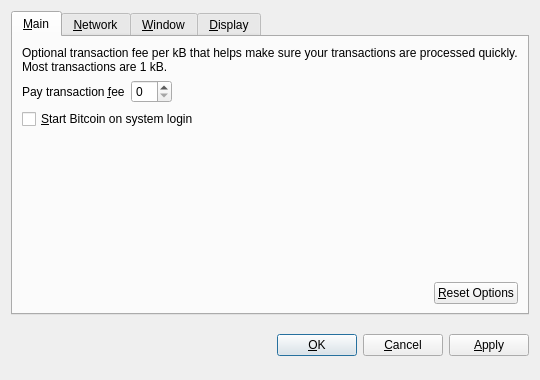
<?xml version="1.0" encoding="UTF-8"?>
<ui version="4.0">
 <class>OptionsDialog</class>
 <widget class="QDialog" name="OptionsDialog">
  <property name="geometry">
   <rect>
    <x>0</x>
    <y>0</y>
    <width>540</width>
    <height>380</height>
   </rect>
  </property>
  <property name="windowTitle">
   <string>Options</string>
  </property>
  <property name="modal">
   <bool>true</bool>
  </property>
  <layout class="QVBoxLayout" name="verticalLayout">
   <item>
    <widget class="QTabWidget" name="tabWidget">
     <property name="tabPosition">
      <enum>QTabWidget::North</enum>
     </property>
     <property name="currentIndex">
      <number>0</number>
     </property>
     <widget class="QWidget" name="tabMain">
      <attribute name="title">
       <string>&amp;Main</string>
      </attribute>
      <layout class="QVBoxLayout" name="verticalLayout_Main">
       <item>
        <widget class="QLabel" name="transactionFeeInfoLabel">
         <property name="text">
          <string>Optional transaction fee per kB that helps make sure your transactions are processed quickly. Most transactions are 1 kB.</string>
         </property>
         <property name="textFormat">
          <enum>Qt::PlainText</enum>
         </property>
         <property name="wordWrap">
          <bool>true</bool>
         </property>
        </widget>
       </item>
       <item>
        <layout class="QHBoxLayout" name="horizontalLayout_1_Main">
         <item>
          <widget class="QLabel" name="transactionFeeLabel">
           <property name="text">
            <string>Pay transaction &amp;fee</string>
           </property>
           <property name="textFormat">
            <enum>Qt::PlainText</enum>
           </property>
           <property name="buddy">
            <cstring>transactionFee</cstring>
           </property>
          </widget>
         </item>
         <item>
          <widget class="BitcoinAmountField" name="transactionFee"/>
         </item>
         <item>
          <spacer name="horizontalSpacer_1_Main">
           <property name="orientation">
            <enum>Qt::Horizontal</enum>
           </property>
           <property name="sizeHint" stdset="0">
            <size>
             <width>40</width>
             <height>20</height>
            </size>
           </property>
          </spacer>
         </item>
        </layout>
       </item>
       <item>
        <widget class="QCheckBox" name="bitcoinAtStartup">
         <property name="toolTip">
          <string>Automatically start Bitcoin after logging in to the system.</string>
         </property>
         <property name="text">
          <string>&amp;Start Bitcoin on system login</string>
         </property>
        </widget>
       </item>
       <item>
        <spacer name="verticalSpacer_Main">
         <property name="orientation">
          <enum>Qt::Vertical</enum>
         </property>
         <property name="sizeHint" stdset="0">
          <size>
           <width>20</width>
           <height>40</height>
          </size>
         </property>
        </spacer>
       </item>
       <item>
        <layout class="QHBoxLayout" name="horizontalLayout_2_Main">
         <item>
          <spacer name="horizontalSpacer_2_Main">
           <property name="orientation">
            <enum>Qt::Horizontal</enum>
           </property>
           <property name="sizeHint" stdset="0">
            <size>
             <width>40</width>
             <height>20</height>
            </size>
           </property>
          </spacer>
         </item>
         <item>
          <widget class="QPushButton" name="resetButton">
           <property name="toolTip">
            <string>Reset all client options to default.</string>
           </property>
           <property name="text">
            <string>&amp;Reset Options</string>
           </property>
           <property name="autoDefault">
            <bool>false</bool>
           </property>
          </widget>
         </item>
        </layout>
       </item>
      </layout>
     </widget>
     <widget class="QWidget" name="tabNetwork">
      <attribute name="title">
       <string>&amp;Network</string>
      </attribute>
      <layout class="QVBoxLayout" name="verticalLayout_Network">
       <item>
        <widget class="QCheckBox" name="mapPortUpnp">
         <property name="toolTip">
          <string>Automatically open the Bitcoin client port on the router. This only works when your router supports UPnP and it is enabled.</string>
         </property>
         <property name="text">
          <string>Map port using &amp;UPnP</string>
         </property>
        </widget>
       </item>
       <item>
        <widget class="QCheckBox" name="connectSocks">
         <property name="toolTip">
          <string>Connect to the Bitcoin network through a SOCKS proxy (e.g. when connecting through Tor).</string>
         </property>
         <property name="text">
          <string>&amp;Connect through SOCKS proxy:</string>
         </property>
        </widget>
       </item>
       <item>
        <layout class="QHBoxLayout" name="horizontalLayout_Network">
         <item>
          <widget class="QLabel" name="proxyIpLabel">
           <property name="text">
            <string>Proxy &amp;IP:</string>
           </property>
           <property name="textFormat">
            <enum>Qt::PlainText</enum>
           </property>
           <property name="buddy">
            <cstring>proxyIp</cstring>
           </property>
          </widget>
         </item>
         <item>
          <widget class="QValidatedLineEdit" name="proxyIp">
           <property name="maximumSize">
            <size>
             <width>140</width>
             <height>16777215</height>
            </size>
           </property>
           <property name="toolTip">
            <string>IP address of the proxy (e.g. 127.0.0.1)</string>
           </property>
          </widget>
         </item>
         <item>
          <widget class="QLabel" name="proxyPortLabel">
           <property name="text">
            <string>&amp;Port:</string>
           </property>
           <property name="textFormat">
            <enum>Qt::PlainText</enum>
           </property>
           <property name="buddy">
            <cstring>proxyPort</cstring>
           </property>
          </widget>
         </item>
         <item>
          <widget class="QLineEdit" name="proxyPort">
           <property name="maximumSize">
            <size>
             <width>55</width>
             <height>16777215</height>
            </size>
           </property>
           <property name="toolTip">
            <string>Port of the proxy (e.g. 9050)</string>
           </property>
          </widget>
         </item>
         <item>
          <widget class="QLabel" name="socksVersionLabel">
           <property name="text">
            <string>SOCKS &amp;Version:</string>
           </property>
           <property name="textFormat">
            <enum>Qt::PlainText</enum>
           </property>
           <property name="buddy">
            <cstring>socksVersion</cstring>
           </property>
          </widget>
         </item>
         <item>
          <widget class="QValueComboBox" name="socksVersion">
           <property name="toolTip">
            <string>SOCKS version of the proxy (e.g. 5)</string>
           </property>
          </widget>
         </item>
         <item>
          <spacer name="horizontalSpacer_Network">
           <property name="orientation">
            <enum>Qt::Horizontal</enum>
           </property>
           <property name="sizeHint" stdset="0">
            <size>
             <width>40</width>
             <height>20</height>
            </size>
           </property>
          </spacer>
         </item>
        </layout>
       </item>
       <item>
        <spacer name="verticalSpacer_Network">
         <property name="orientation">
          <enum>Qt::Vertical</enum>
         </property>
         <property name="sizeHint" stdset="0">
          <size>
           <width>20</width>
           <height>40</height>
          </size>
         </property>
        </spacer>
       </item>
      </layout>
     </widget>
     <widget class="QWidget" name="tabWindow">
      <attribute name="title">
       <string>&amp;Window</string>
      </attribute>
      <layout class="QVBoxLayout" name="verticalLayout_Window">
       <item>
        <widget class="QCheckBox" name="minimizeToTray">
         <property name="toolTip">
          <string>Show only a tray icon after minimizing the window.</string>
         </property>
         <property name="text">
          <string>&amp;Minimize to the tray instead of the taskbar</string>
         </property>
        </widget>
       </item>
       <item>
        <widget class="QCheckBox" name="minimizeOnClose">
         <property name="toolTip">
          <string>Minimize instead of exit the application when the window is closed. When this option is enabled, the application will be closed only after selecting Quit in the menu.</string>
         </property>
         <property name="text">
          <string>M&amp;inimize on close</string>
         </property>
        </widget>
       </item>
       <item>
        <spacer name="verticalSpacer_Window">
         <property name="orientation">
          <enum>Qt::Vertical</enum>
         </property>
         <property name="sizeHint" stdset="0">
          <size>
           <width>20</width>
           <height>40</height>
          </size>
         </property>
        </spacer>
       </item>
      </layout>
     </widget>
     <widget class="QWidget" name="tabDisplay">
      <attribute name="title">
       <string>&amp;Display</string>
      </attribute>
      <layout class="QVBoxLayout" name="verticalLayout_Display">
       <item>
        <layout class="QHBoxLayout" name="horizontalLayout_1_Display">
         <item>
          <widget class="QLabel" name="langLabel">
           <property name="text">
            <string>User Interface &amp;language:</string>
           </property>
           <property name="textFormat">
            <enum>Qt::PlainText</enum>
           </property>
           <property name="buddy">
            <cstring>lang</cstring>
           </property>
          </widget>
         </item>
         <item>
          <widget class="QValueComboBox" name="lang">
           <property name="toolTip">
            <string>The user interface language can be set here. This setting will take effect after restarting Bitcoin.</string>
           </property>
          </widget>
         </item>
        </layout>
       </item>
       <item>
        <layout class="QHBoxLayout" name="horizontalLayout_2_Display">
         <item>
          <widget class="QLabel" name="unitLabel">
           <property name="text">
            <string>&amp;Unit to show amounts in:</string>
           </property>
           <property name="textFormat">
            <enum>Qt::PlainText</enum>
           </property>
           <property name="buddy">
            <cstring>unit</cstring>
           </property>
          </widget>
         </item>
         <item>
          <widget class="QValueComboBox" name="unit">
           <property name="toolTip">
            <string>Choose the default subdivision unit to show in the interface and when sending coins.</string>
           </property>
          </widget>
         </item>
        </layout>
       </item>
       <item>
        <widget class="QCheckBox" name="displayAddresses">
         <property name="toolTip">
          <string>Whether to show Bitcoin addresses in the transaction list or not.</string>
         </property>
         <property name="text">
          <string>&amp;Display addresses in transaction list</string>
         </property>
        </widget>
       </item>
       <item>
        <spacer name="verticalSpacer_Display">
         <property name="orientation">
          <enum>Qt::Vertical</enum>
         </property>
         <property name="sizeHint" stdset="0">
          <size>
           <width>20</width>
           <height>40</height>
          </size>
         </property>
        </spacer>
       </item>
      </layout>
     </widget>
    </widget>
   </item>
   <item>
    <layout class="QHBoxLayout" name="horizontalLayout_Buttons">
     <item>
      <spacer name="horizontalSpacer_1">
       <property name="orientation">
        <enum>Qt::Horizontal</enum>
       </property>
       <property name="sizeHint" stdset="0">
        <size>
         <width>40</width>
         <height>48</height>
        </size>
       </property>
      </spacer>
     </item>
     <item>
      <widget class="QLabel" name="statusLabel">
       <property name="font">
        <font>
         <weight>75</weight>
         <bold>true</bold>
        </font>
       </property>
       <property name="text">
        <string/>
       </property>
       <property name="textFormat">
        <enum>Qt::PlainText</enum>
       </property>
       <property name="wordWrap">
        <bool>true</bool>
       </property>
      </widget>
     </item>
     <item>
      <spacer name="horizontalSpacer_2">
       <property name="orientation">
        <enum>Qt::Horizontal</enum>
       </property>
       <property name="sizeHint" stdset="0">
        <size>
         <width>40</width>
         <height>48</height>
        </size>
       </property>
      </spacer>
     </item>
     <item>
      <widget class="QPushButton" name="okButton">
       <property name="text">
        <string>&amp;OK</string>
       </property>
      </widget>
     </item>
     <item>
      <widget class="QPushButton" name="cancelButton">
       <property name="text">
        <string>&amp;Cancel</string>
       </property>
       <property name="autoDefault">
        <bool>false</bool>
       </property>
      </widget>
     </item>
     <item>
      <widget class="QPushButton" name="applyButton">
       <property name="text">
        <string>&amp;Apply</string>
       </property>
       <property name="autoDefault">
        <bool>false</bool>
       </property>
      </widget>
     </item>
    </layout>
   </item>
  </layout>
 </widget>
 <customwidgets>
  <customwidget>
   <class>BitcoinAmountField</class>
   <extends>QSpinBox</extends>
   <header>bitcoinamountfield.h</header>
  </customwidget>
  <customwidget>
   <class>QValueComboBox</class>
   <extends>QComboBox</extends>
   <header>qvaluecombobox.h</header>
  </customwidget>
  <customwidget>
   <class>QValidatedLineEdit</class>
   <extends>QLineEdit</extends>
   <header>qvalidatedlineedit.h</header>
  </customwidget>
 </customwidgets>
 <resources/>
 <connections/>
</ui>
